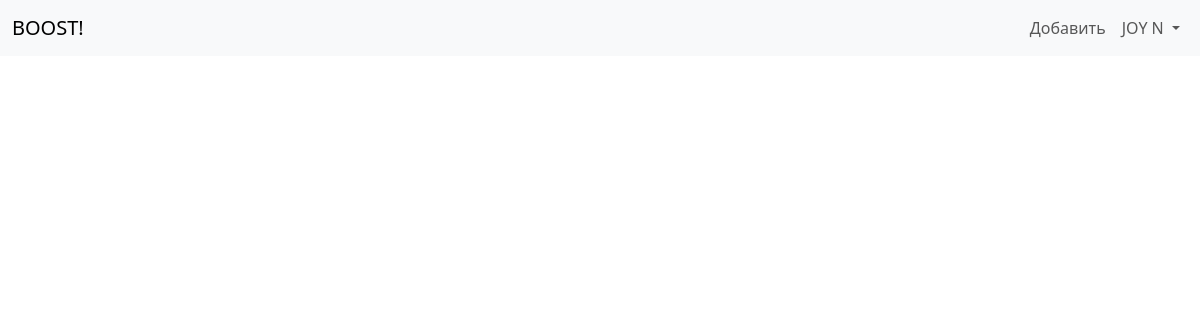
Page /bookmarks/ (signed in) on the earlier database version.
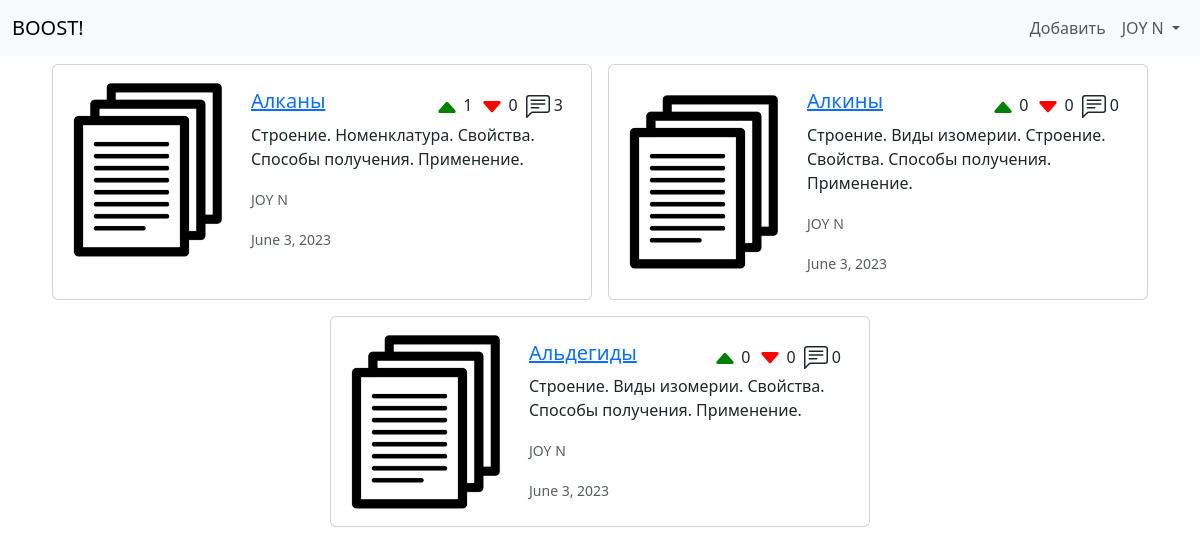
Same page on the later database version.
### app/models.py (models this page shows, shortened)
class Doc (models.Model):
    title = models.CharField(max_length=255)
    description = models.CharField(max_length=511, blank=True)
    link = models.URLField(max_length=255, unique=True)
    path = models.CharField(max_length=127)
    preview = models.ImageField(
        upload_to='media/',
        blank=False,
        default='media/default_images/default_document.png'
    )
    likes = models.IntegerField(default=0)
    dislikes = models.IntegerField(default=0)
    comments = models.IntegerField(default=0)
    studies = models.ManyToManyField(Study)
    subjects = models.ManyToManyField(Subject)
    author = models.ForeignKey(User, on_delete=models.CASCADE)
    date = models.DateField()

### accounts/models.py (models this page shows, shortened)
class User (AbstractBaseUser):
    objects = UserManager()
    email = models.EmailField(
        verbose_name='email address',
        max_length=255,
        unique=True
    )
    username = models.CharField(
        verbose_name='username',
        max_length=30,
        unique=True
    )
    avatar = models.ImageField(
        verbose_name='Avatar',
        default='media/default_images/default_avatar.png',
        upload_to='media/',
        blank=False,
    )
    first_name = models.CharField(
        verbose_name='first name',
        max_length=30
    )
    last_name = models.CharField(
        verbose_name='last name',
        max_length=30
    )
    bookmarks = models.ManyToManyField(
        Doc,
        blank=True
    )
    is_active = models.BooleanField(default=True)
    staff = models.BooleanField(default=False)
    admin = models.BooleanField(default=False)
    USERNAME_FIELD = 'email'
    REQUIRED_FIELDS = ['username', 'first_name', 'last_name']
    def __str__(self):
        return f'{self.last_name} {self.first_name}'

### app/views.py (the view)
# urls.py: path('bookmarks/', views.bookmarks, name='bookmarks'),
def bookmarks(request):
    context = {
        'docs': request.user.bookmarks.all()
    }
    return render(request, 'bookmarked_docs.html', context)

### app/templates/bookmarked_docs.html (shortened to what this page needs)
<!DOCTYPE html>
<html lang="en">
<head>
    <link href="https://cdn.jsdelivr.net/npm/bootstrap@5.3.0/dist/css/bootstrap.min.css"
              rel="stylesheet"
>
</head>
<body>
    <header>
        {% include 'menu.html' %}
      </header>
    <main>
        <section class="d-flex justify-content-center flex-wrap">
          {% for doc in docs %}
              <div class="card m-2 p-2" style="max-width: 540px;">
                  <div class="row g-0">
                  <div class="col-md-4 align-self-center">
                      <img src="{{doc.preview.url}}" class="img-fluid rounded-start" alt="">
                  </div>
                      <div class="col-md-8">
                          <div class="card-body">
                              <div class="d-flex justify-content-between">
                                  <a href="/document{{doc.pk}}">
                                  <h5 class="card-title">{{doc.title}}</h5>
                                  </a>
                                  <div class="d-flex flex-wrap">
                                      <p class="m-1">{% include 'note_icons/caret_up_fill.html' %} {{doc.likes}}</p>
                                      <p class="m-1">{% include 'note_icons/caret_down_fill.html' %} {{doc.dislikes}}</p>
                                      <p class="m-1">{% include 'note_icons/comment.html' %} {{doc.comments}}</p>
                                  </div>
                              </div>
                                  <p class="card-text">{{doc.description}}</p>
                                  <p class="card-text"><small class="text-body-secondary">{{doc.author}}</small></p>
                                  <p class="card-text"><small class="text-body-secondary">{{doc.date}}</small></p>
                              </div>
                          </div>
                      </div>
                  </div>
          {% endfor %}
      </section>
      </main>
</body>
</html>

### app/templates/note_icons/caret_up_fill.html
<svg xmlns="http://www.w3.org/2000/svg" width="24" height="24" fill="currentColor" class="bi bi-caret-up-fill" viewBox="0 0 16 16">
  <g color="green">
    <path d="m7.247 4.86-4.796 5.481c-.566.647-.106 1.659.753 1.659h9.592a1 1 0 0 0 .753-1.659l-4.796-5.48a1 1 0 0 0-1.506 0z"/>
  </g>
</svg>

### app/templates/note_icons/caret_down_fill.html
<svg xmlns="http://www.w3.org/2000/svg" width="24" height="24" fill="currentColor" class="bi bi-caret-down-fill" viewBox="0 0 16 16">
  <g color="red">
    <path d="M7.247 11.14 2.451 5.658C1.885 5.013 2.345 4 3.204 4h9.592a1 1 0 0 1 .753 1.659l-4.796 5.48a1 1 0 0 1-1.506 0z"/>
  </g>
</svg>

Differences in the rows shown:
now on this page (row edited): Doc: preview (placeholder picture), title "Алканы", likes "1", dislikes "0", comments "3", description "Строение. Номенклатура. Свойства. Способы получения. Применение.", author "JOY N", date "June 3, 2023"
now on this page (row unchanged): Doc: preview (placeholder picture), title "Алкины", likes "0", dislikes "0", comments "0", description "Строение. Виды изомерии. Строение. Свойства. Способы получения. Применение.", author "JOY N", date "June 3, 2023"
now on this page (row unchanged): Doc: preview (placeholder picture), title "Альдегиды", likes "0", dislikes "0", comments "0", description "Строение. Виды изомерии. Свойства. Способы получения. Применение.", author "JOY N", date "June 3, 2023"
